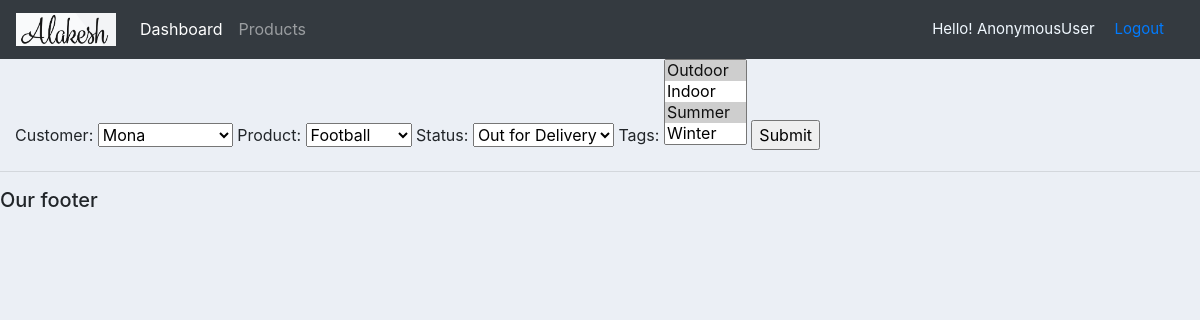
Before: /updateOrder/3/ with the older database file.
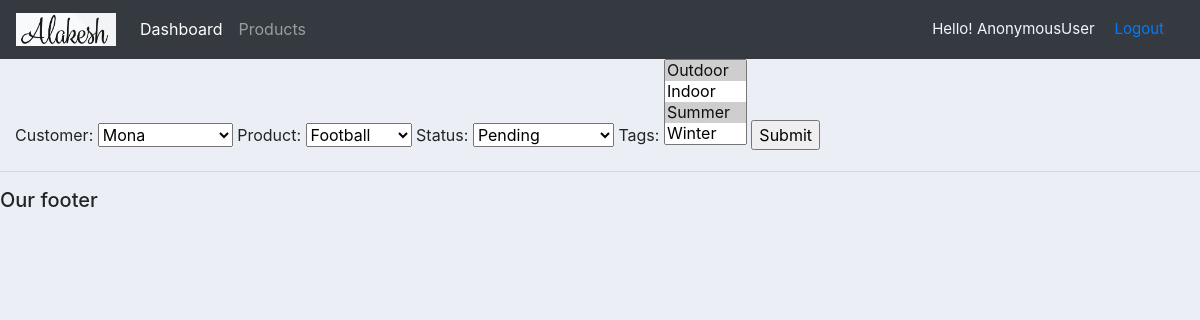
After: the same page with the newer database file.
### accounts/models.py (models this page shows, shortened)
class order(models.Model):
    STATUS=(
        ('Pending','Pending'),
        ('Out for Delivery', 'Out for Delivery'),
        ('Delivered','Delivered')
    )
    customer=models.ForeignKey(customer, null=True, on_delete=models.SET_NULL)
    product=models.ForeignKey(products, null=True, on_delete=models.SET_NULL)
    date_created=models.DateTimeField(auto_now_add=True, null=True)
    status=models.CharField(max_length=200, null=True, choices=STATUS)
    tags=models.ManyToManyField(tag)

### accounts/views.py (the view)
# urls.py: path('updateOrder/<int:o_id>/',views.updateOrder, name='update_Order'),
def updateOrder(request, o_id):
    o_data=order.objects.get(id=o_id)
    Order_form=orderForm(instance=o_data)
    context={'Order_form':Order_form}
    if request.method=='POST':
        update_data=orderForm(request.POST, instance=o_data)
        if update_data.is_valid:
            update_data.save()
            return redirect('/')
    return render(request, 'accounts/order_form.html', context)

### accounts/forms.py
class orderForm(ModelForm):
    class Meta:
        model=order
        fields= '__all__'

### accounts/models.py (called while the page is built)
    def __str__(self):
        return self.name

    def __str__(self):
        return self.name

    def __str__(self):
        return self.tname

### accounts/templates/accounts/order_form.html (shortened to what this page needs)
{% extends 'accounts/main.html' %}
{% load static %}
{% block content %}
<form action="" method="post">
    {{Order_form}}
    <input type="submit" name="Submit">
</form>
{% endblock %}

Changed rows visible on the page:
changed order "Mona": status "Out for Delivery" → "Pending"
